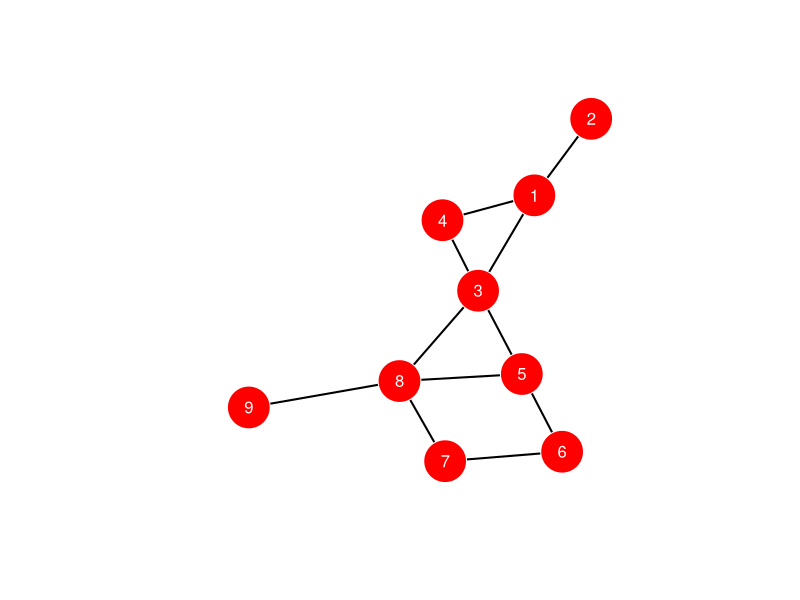

Recreate this plot in R.
if (!require("igraph")) {
  install.packages("igraph")
  library(igraph)
}
# Specify an undirected graph by hand, using a numeric   
# vector of the pairs of vertices sharing an edge.
G <- graph( c(1,2,1,3,1,4,3,4,3,5,5,6,6,7,7,8,8,9,3,8,5,8), directed = FALSE )

# visualization
plot(G, layout = layout.fruchterman.reingold,
     vertex.size = 25,
     vertex.color="red",
     vertex.frame.color= "white",
     vertex.label.color = "white",
     vertex.label.family = "sans",
     edge.width=2,  
     edge.color="black")

# camino mas corto
get.shortest.paths(G, from='1', to='9')